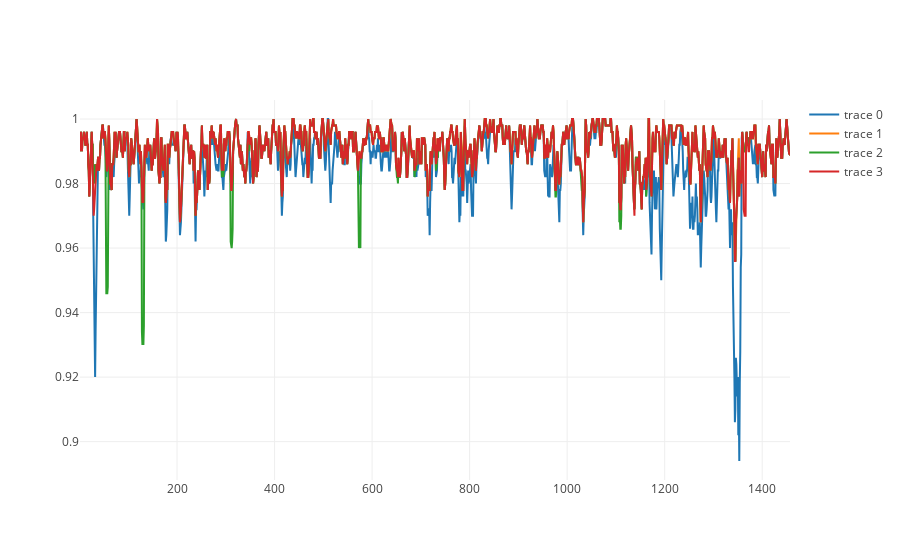

The notebook cell saved with this chart:
### Code cell
iplot(to_plot)

### Figure 1 — Plotly figure (JSON) as saved in the notebook; plotly's stock layout.template omitted (floating-point values rounded to 4 significant figures; data arrays with more than 128 entries replaced by an {"elided": "..."} marker saying what was removed)
{"data": [{"type": "scatter", "uid": "946c3b54-91a7-11e8-91a3-d46a6a82ea71", "x": {"elided": "1457 int values"}, "y": {"elided": "1458 float values"}}, {"type": "scatter", "uid": "946c3b55-91a7-11e8-a756-d46a6a82ea71", "x": {"elided": "1457 int values"}, "y": {"elided": "1458 float values"}}, {"type": "scatter", "uid": "946c3b56-91a7-11e8-a631-d46a6a82ea71", "x": {"elided": "1457 int values"}, "y": {"elided": "1458 float values"}}, {"type": "scatter", "uid": "946c3b57-91a7-11e8-8af6-d46a6a82ea71", "x": {"elided": "1457 int values"}, "y": {"elided": "1458 float values"}}], "layout": {}}
